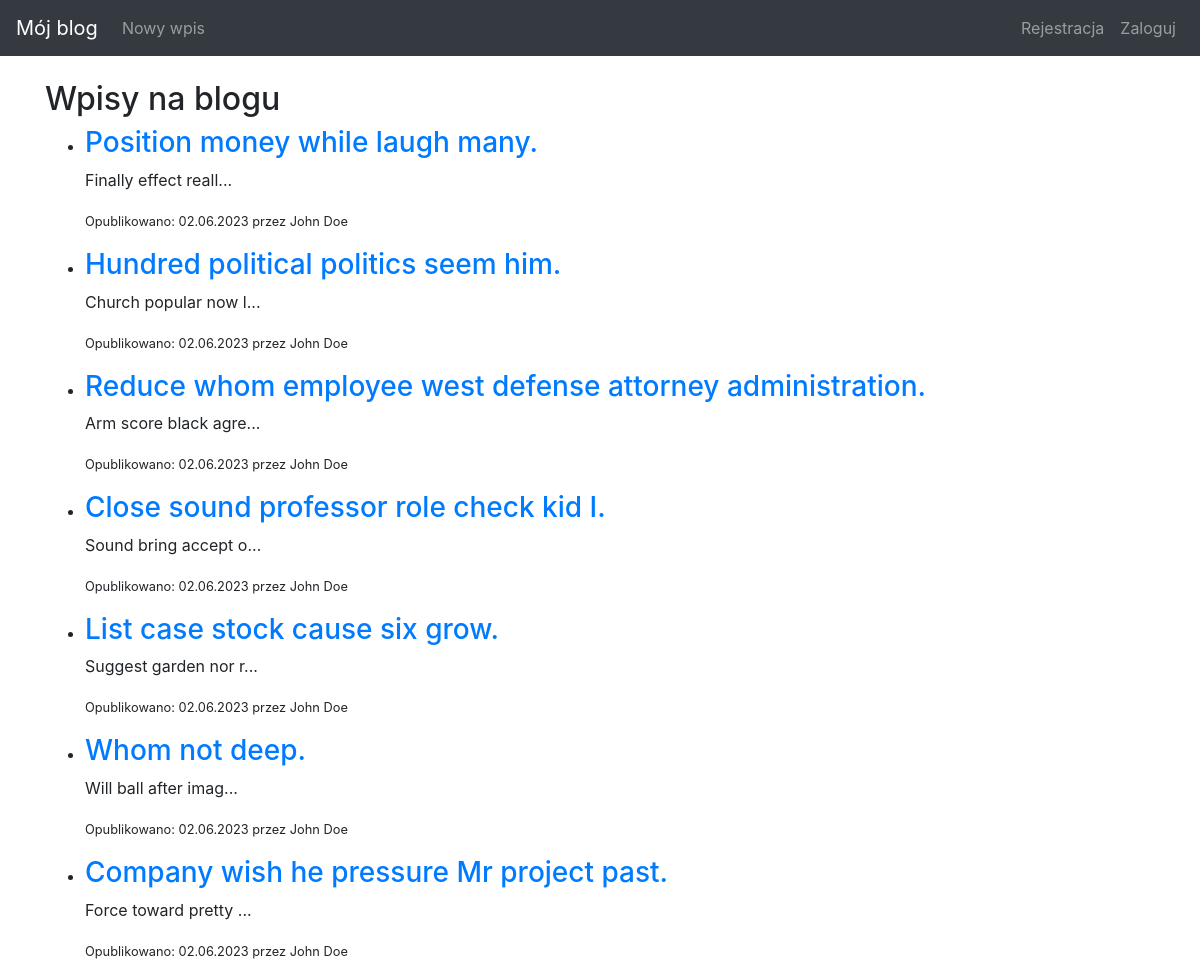
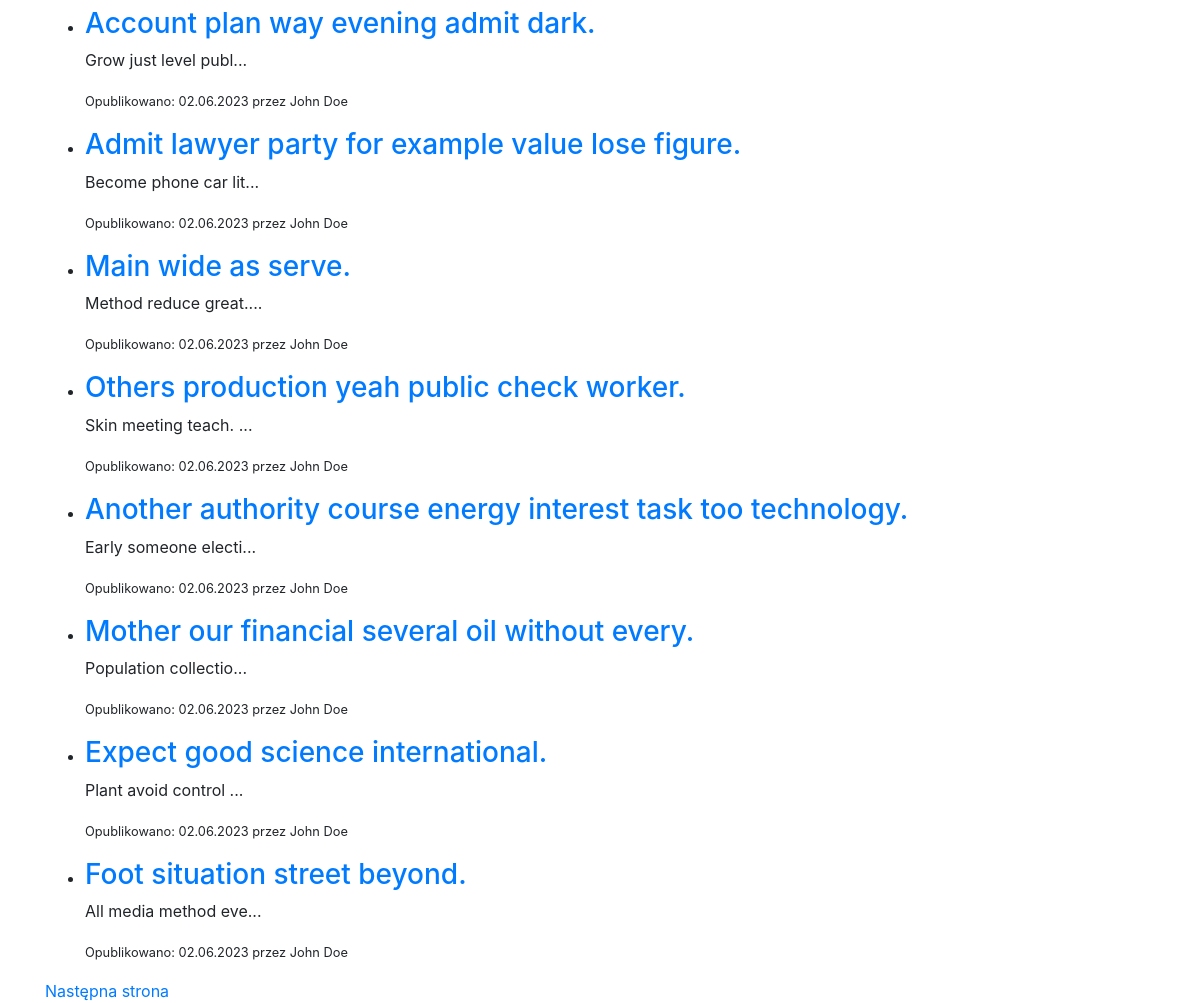
Before: / with the older database file (2 pictures, top to bottom).
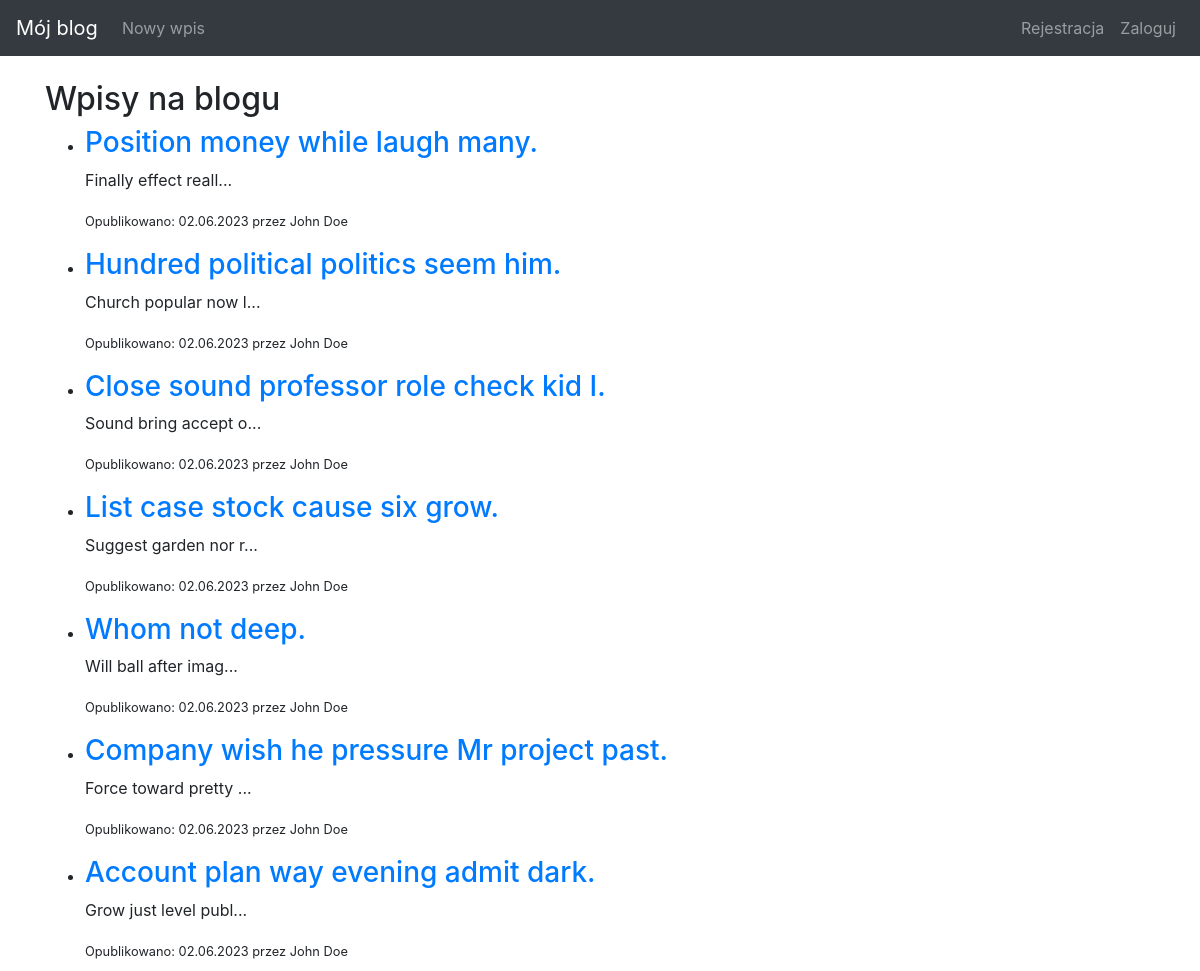
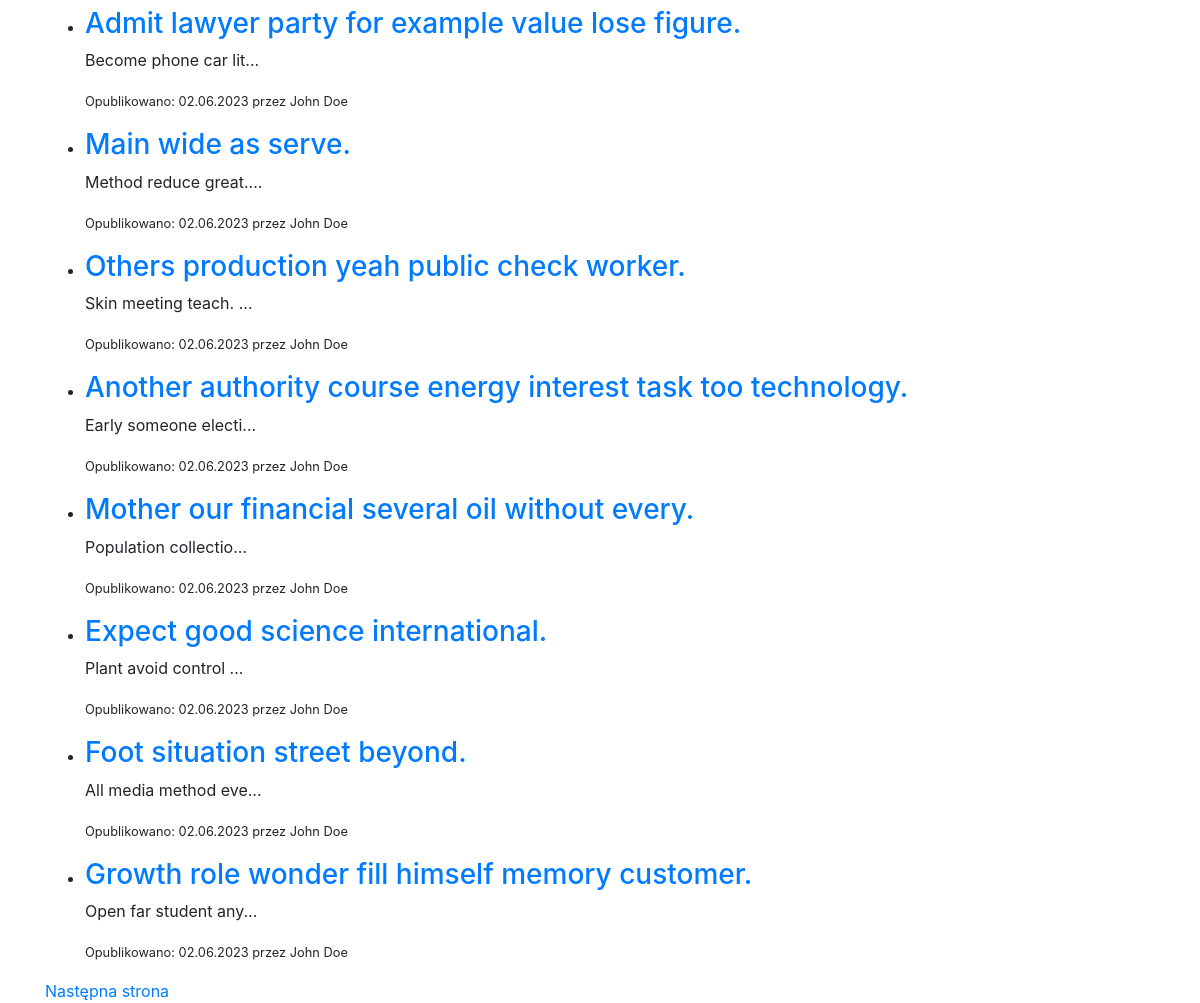
After: the same page with the newer database file (2 pictures, top to bottom).
### blog/models.py (models this page shows, shortened)
class Entry(db.Model):
    id = db.Column(db.Integer, primary_key=True)
    title = db.Column(db.String(80), nullable=False)
    body = db.Column(db.Text, nullable=False)
    pub_date = db.Column(db.DateTime, nullable=False, default=datetime.datetime.utcnow)
    is_published = db.Column(db.Boolean, default=False)
    user_id = db.Column(db.Integer, db.ForeignKey('user.id'))
    author = db.relationship('User', backref='posts')
    def get_absolute_url(self):
        return url_for('entry_detail', entry_id=self.id)

class User(UserMixin, db.Model):
    id = db.Column(db.Integer, primary_key=True)
    name = db.Column(db.String(50), nullable=False)
    email = db.Column(db.String(120), unique=True, nullable=False)
    password_hash = db.Column(db.String(128))
    reset_password_token = db.Column(db.String(128))

### blog/routes.py (the view)
@app.route('/', defaults={'page': 1})
@app.route('/page/<int:page>')
def index(page):
    PER_PAGE = 15
    entries = Entry.query.order_by(Entry.pub_date.desc()).paginate(page=page, per_page=PER_PAGE, error_out=False)
    return render_template('entries.html', entries=entries)

### blog/templates/entries.html (shortened to what this page needs)
{% extends "base.html" %}
{% block content %}
<h2>Wpisy na blogu</h2>
<ul>
{% for entry in entries.items %}
    <li>
        {% if entry.is_published %}
            <h3><a href="{{ entry.get_absolute_url() }}">{{ entry.title }}</a></h3>
            <p>{{ entry.body[:20] }}{% if entry.body|length > 20 %}...{% endif %}</p>
            <p><small>Opublikowano: {{ entry.pub_date.strftime('%d.%m.%Y') }} przez {{ entry.author.name }}</small></p>
            {% else %}
            <h3><a href="{{ entry.get_absolute_url() }}">{{ entry.title }}</a></h3>
            <p><small>Wpis czeka na publikację</small></p>
            {% endif %}
    </li>
{% endfor %}
</ul>
<div>
{% if entries.has_next %}
    <a href="{{ url_for('index', page=entries.next_num) }}">Następna strona</a>
{% endif %}
</div>
{% endblock %}

Changed rows visible on the page:
removed Entry: title "Reduce whom employee west defense attorney administration.", body "Arm score black agre", pub_date "02.06.2023", author.name "John Doe"
now on this page (row unchanged): Entry: title "Growth role wonder fill himself memory customer.", body "Open far student any", pub_date "02.06.2023", author.name "John Doe"
